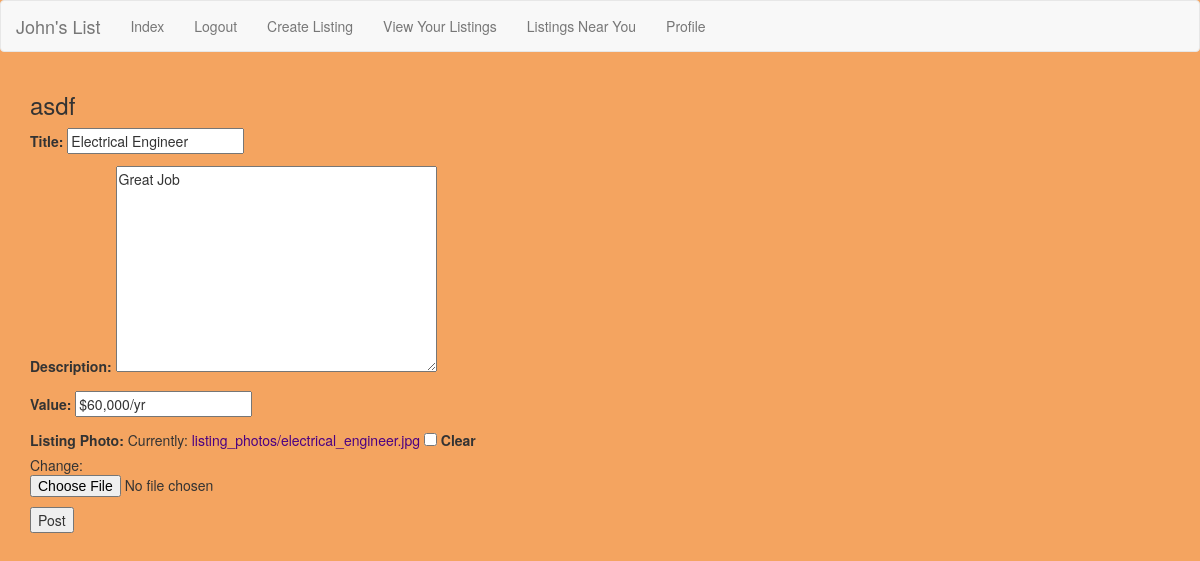
Page /accounts/profile/listings/update_listing/2/ (signed in) on the committed database.
### craigs_list/models.py (models this page shows, shortened)
class Listing(models.Model):
    listing_category = models.ForeignKey(Category)
    listing_subcategory = models.ForeignKey(SubCategory)
    city = models.CharField(max_length=30, choices=CITY_CHOICES, default=GREENVILLE)
    title = models.CharField(max_length=30)
    description = models.TextField()
    value = models.CharField(max_length=30)
    user = models.ForeignKey(User)
    created = models.DateTimeField(auto_now_add=True)
    photo = models.ImageField(upload_to="listing_photos", null=True, blank=True, verbose_name="Listing Photo")

### craigs_list/views.py (the view, shortened to what this page needs)
# urls.py: url(r'^accounts/profile/listings/update_listing/(?P<pk>\d+)/$', ListingUpdateView.as_view(), name='update_listing_view'),
class ListingUpdateView(LoginRequiredMixin, UpdateView):
    model = Listing
    fields = ['title', 'description', 'value', 'photo']
    success_url = '/accounts/profile/listings'

### templates/craigs_list/listing_form.html (shortened to what this page needs)
{% extends "base.html" %}
{% block content %}
  <form class="" action="" method="post" enctype="multipart/form-data">
    {{ form.as_p }}
    <input type="submit" name="name" value="Post">
  </form>
{% endblock %}

### templates/base.html (shortened to what this page needs)
{% load staticfiles %}
<!DOCTYPE html>
<html>
    <link rel="stylesheet" href='{% static "craigs_list/css/bootstrap.css" %}' media="screen" title="bootstrap" charset="utf-8">
    <link rel="stylesheet" href='{% static "craigs_list/css/craigs_list.css" %}' media="screen" charset="utf-8">
    <head>
      {% if request.user.is_authenticated %}
      <nav class="navbar navbar-default">
            <a class="navbar-brand" href="#">John's List</a>
      <ul class="nav navbar-nav">
        <li><a href="{% url 'index_view' %}" role="button">Index</a><span class="sr-only">(current)</span></a></li>
        <li><a href="{% url 'logout' %}?next=/" role="button">Logout</a></li>
        <li><a href=" {% url 'listing_create_view' %}" role="button">Create Listing</a></li>
        <li><a href="{% url 'user_listing_view' %}" role="button">View Your Listings</a></li>
        <li><a href="{% url 'user_city_listing_view' %}" role="button">Listings Near You</a></li>
        <li><a href="{% url 'profile_update_view' %} " role="button">Profile</a></li>
      </ul>
    </nav>
      <div class="container">
        <h3>{{request.user}}</h3>
      </div>
      {% endif %}
      <div class="container">
        {% block content %}{% endblock %}
     </div>
</html>

### craigs_list/static/craigs_list/css/craigs_list.css (style rules this page uses)
a { color: indigo; }

### rows in the picture
Listing: title "Electrical Engineer", description "Great Job", value "$60,000/yr"

### other values in the picture
{{ request.user }} "asdf"
